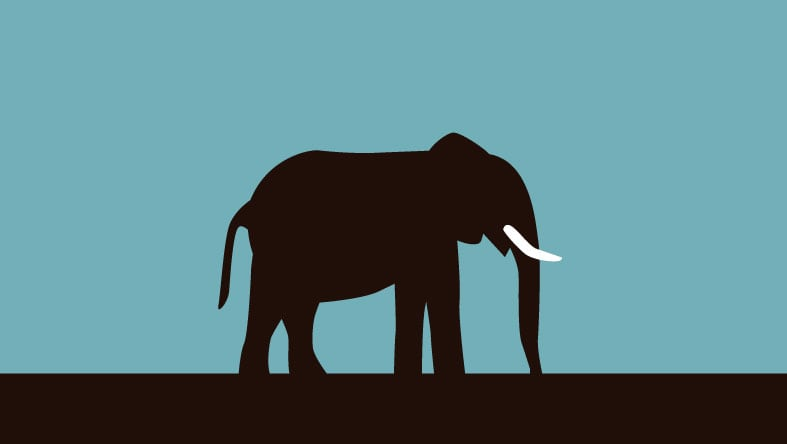
#> input picture Images/elephant.jpg, 787 x 444 px
$ python shi_tomasi.py
#> lines starting #> are read from the running program, lines starting #| are printed output that depends on the picture
import cv2
import numpy as np

# 1. Read the image and convert to gray
img = cv2.imread("../Images/elephant.jpg")  # put your image path here
#> img is the input picture: shape (444, 787, 3); mean B, G, R 132.5, 127.5, 90.5

resize_factor = 0.7
h, w = img.shape[:2]
#> h = 444; w = 787
img = cv2.resize(img, (int(resize_factor*w), int(resize_factor*h)))
#> img: shape (310, 550, 3)

gray = cv2.cvtColor(img, cv2.COLOR_BGR2GRAY)
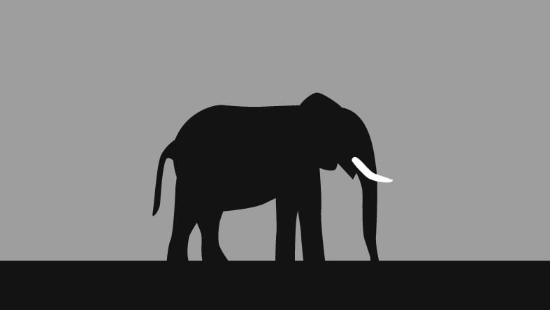
#> gray: shape (310, 550); min 4, max 255, mean 116.8

# 2. Parameters for Shi-Tomasi
max_corners = 5000 # max number of corners to return
quality_level = 0.001 # minimum accepted quality (0–1, higher = fewer, stronger corners)
min_distance = 2 # minimum distance between corners (pixels)
block_size = 3 # size of neighborhood for covariance matrix

# 3. Detect corners using Shi-Tomasi (goodFeaturesToTrack)
corners = cv2.goodFeaturesToTrack(
    gray,
    maxCorners=max_corners,
    qualityLevel=quality_level,
    minDistance=min_distance,
    blockSize=block_size,
    useHarrisDetector=False    # important: False = Shi-Tomasi, True = Harris
)
#> corners = 257 rows, first 8: [376, 172], [352, 178], [356, 174], [320, 169], [153, 215], [338, 164], [274, 199], [196, 224]

# corners is N x 1 x 2 array of (x, y)
corners = np.int8(corners)  # convert to int
#> corners = 257 rows, first 8: [120, -84], [96, -78], [100, -82], [64, -87], [-103, -41], [82, -92], [18, -57], [-60, -32]

# 4. Draw the detected corners on the image
vis = img.copy()
for c in corners:
    x, y = c.ravel()  # flatten
    cv2.circle(vis, (x, y), 4, (255, 0, 0), -1)  # red filled circle
#> this loop made 257 passes
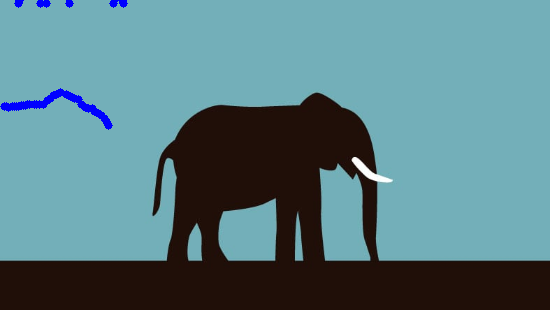
#> vis: shape (310, 550, 3); mean B, G, R 133, 126.2, 89.6

# 5. Show result
cv2.imshow("Original", img)
cv2.imshow("Shi-Tomasi Corners", vis)
cv2.waitKey(0)
cv2.destroyAllWindows()
